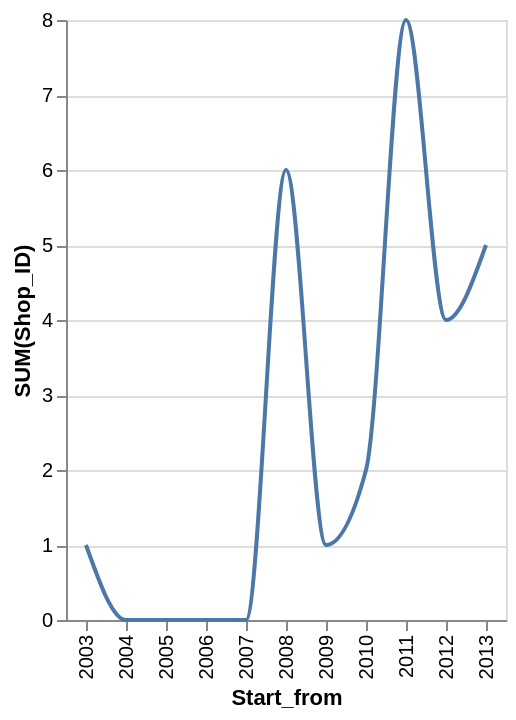

Source (Vega-Lite JSON):
### Vega-Lite specification from a JSON file in a GitHub repository (floating-point values rounded to 4 significant figures)
{"data": {"values": [{"x_data": "2003", "y_data": 1}, {"x_data": "2004", "y_data": 0}, {"x_data": "2005", "y_data": 0}, {"x_data": "2006", "y_data": 0}, {"x_data": "2007", "y_data": 0}, {"x_data": "2008", "y_data": 6}, {"x_data": "2009", "y_data": 1}, {"x_data": "2010", "y_data": 2}, {"x_data": "2011", "y_data": 8}, {"x_data": "2012", "y_data": 4}, {"x_data": "2013", "y_data": 5}]}, "mark": {"type": "line", "interpolate": "monotone"}, "encoding": {"x": {"field": "x_data", "type": "nominal", "title": "Start_from", "sort": "ascending"}, "y": {"field": "y_data", "type": "quantitative", "title": "SUM(Shop_ID)"}}}
